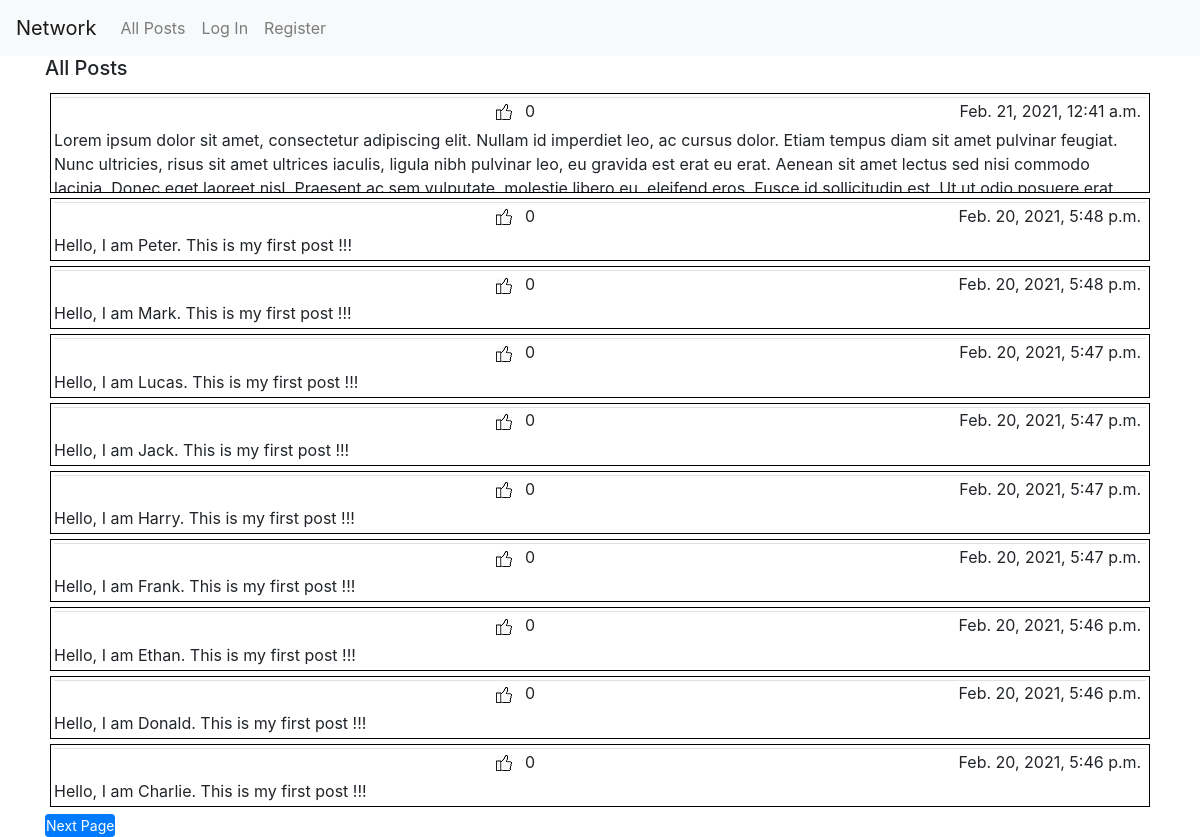
Before: / with the older database file.
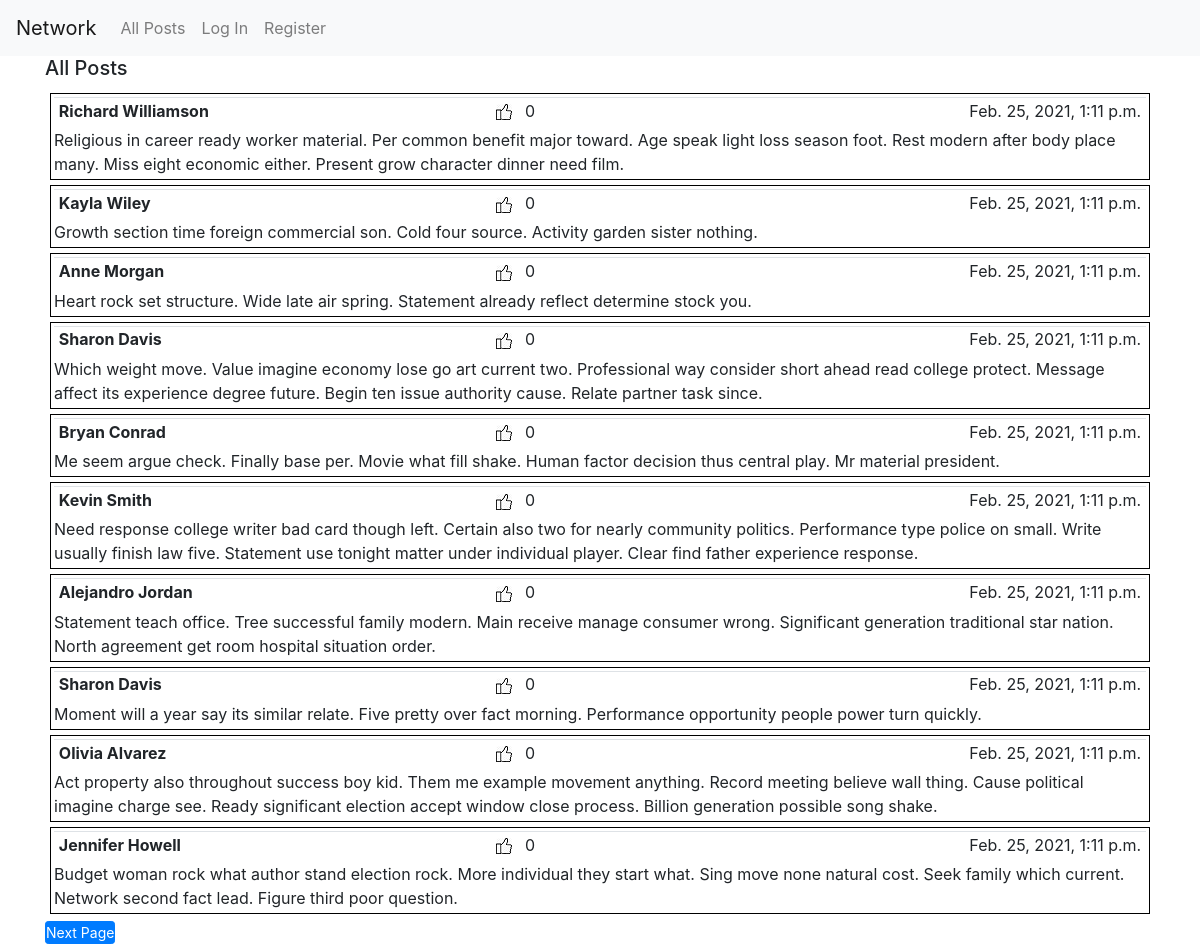
After: the same page with the newer database file.
### network/models.py (models this page shows, shortened)
class Post(models.Model):
    user = models.ForeignKey("User", on_delete=models.CASCADE, related_name='posts')
    timestamp = models.DateTimeField(auto_now_add=True)
    body = models.TextField(blank=False)
    likes = models.IntegerField(default=0)
    unlikes = models.IntegerField(default=0)

class User(AbstractUser):
    pass

### network/views.py (the view)
# urls.py: path("", views.index, name="index"),
def index(request):
    all_posts = Post.objects.all().order_by('-timestamp')
    paginator = Paginator(all_posts, 10)
    page_number = request.GET.get('page')
    page_obj = paginator.get_page(page_number)
    return render(request, 'network/index.html', {'page_obj': page_obj})

### network/templates/network/index.html (shortened to what this page needs)
{% extends "network/layout.html" %}
{% load static %}
{% block body %}
    <div id="all-post-view">
        <h5>All Posts</h5>
        <div class="pagination">
            <span class="step-links">
                {% for post in page_obj %}
                <div class="posts">
                    {% if post.user.username == user.username %}
                        <div class="match">
                            <table class = "table table-sm">
                            <tr>
                                <td width="40%"><b>{{ post.user.first_name }} {{ post.user.last_name }}</b></td>
                                <td width="30%"><img src="{% static 'like-128.jpg' %}"> &nbsp {{ post.likes }}</td>
                                <td width="30%"><span style="float: right">{{ post.timestamp }}</span></td>
                            </tr>
                            </table>
                            {{ post.body }}
                        </div>
                    {% else %}
                            <table class = "table table-sm">
                            <tr>
                                <td width="40%"><b>{{ post.user.first_name }} {{ post.user.last_name }}</b></td>
                                <td width="30%"><img src="{% static 'like-128.jpg' %}"> &nbsp {{ post.likes }}</td>
                                <td width="30%"><span style="float: right">{{ post.timestamp }}</span></td>
                            </tr>
                            </table>
                            {{ post.body }}
                    {% endif %}
                </div>
                {% endfor %}
                {% if page_obj.has_next %}
                    <a class="btn btn-primary btn-sm" href="?page={{ page_obj.next_page_number }}">Next Page</a>
                {% endif %}
            </span>
        </div>
    </div>
{% endblock %}

Changed rows visible on the page:
no longer on this page (row edited): Post: likes "0", timestamp "Feb. 21, 2021, 12:41 a.m.", body "Lorem ipsum dolor sit amet, consectetur adipiscing elit. Nullam id imperdiet leo, ac cursus dolor. Etiam tempus diam sit amet pulvinar feugiat. Nunc ultricies, risus sit amet ultrices iaculis, ligula nibh pulvinar leo, eu gravida est erat eu erat. Aenean sit amet lectus sed nisi commodo…"
no longer on this page (row edited): Post: likes "0", timestamp "Feb. 20, 2021, 5:48 p.m.", body "Hello, I am Peter. This is my first post !!!"
no longer on this page (row edited): Post: likes "0", timestamp "Feb. 20, 2021, 5:48 p.m.", body "Hello, I am Mark. This is my first post !!!"
no longer on this page (row edited): Post: likes "0", timestamp "Feb. 20, 2021, 5:47 p.m.", body "Hello, I am Lucas. This is my first post !!!"
no longer on this page (row edited): Post: likes "0", timestamp "Feb. 20, 2021, 5:47 p.m.", body "Hello, I am Jack. This is my first post !!!"
no longer on this page (row edited): Post: likes "0", timestamp "Feb. 20, 2021, 5:47 p.m.", body "Hello, I am Harry. This is my first post !!!"
no longer on this page (row edited): Post: likes "0", timestamp "Feb. 20, 2021, 5:47 p.m.", body "Hello, I am Frank. This is my first post !!!"
no longer on this page (row edited): Post: likes "0", timestamp "Feb. 20, 2021, 5:46 p.m.", body "Hello, I am Ethan. This is my first post !!!"
no longer on this page (row edited): Post: likes "0", timestamp "Feb. 20, 2021, 5:46 p.m.", body "Hello, I am Donald. This is my first post !!!"
no longer on this page (row edited): Post: likes "0", timestamp "Feb. 20, 2021, 5:46 p.m.", body "Hello, I am Charlie. This is my first post !!!"
added Post: user.first_name "Richard", user.last_name "Williamson", likes "0", timestamp "Feb. 25, 2021, 1:11 p.m.", body "Religious in career ready worker material. Per common benefit major toward. Age speak light loss season foot. Rest modern after body place many. Miss eight economic either. Present grow character dinner need film."
added Post: user.first_name "Kayla", user.last_name "Wiley", likes "0", timestamp "Feb. 25, 2021, 1:11 p.m.", body "Growth section time foreign commercial son. Cold four source. Activity garden sister nothing."
added Post: user.first_name "Anne", user.last_name "Morgan", likes "0", timestamp "Feb. 25, 2021, 1:11 p.m.", body "Heart rock set structure. Wide late air spring. Statement already reflect determine stock you."
added Post: user.first_name "Sharon", user.last_name "Davis", likes "0", timestamp "Feb. 25, 2021, 1:11 p.m.", body "Which weight move. Value imagine economy lose go art current two. Professional way consider short ahead read college protect. Message affect its experience degree future. Begin ten issue authority cause. Relate partner task since."
added Post: user.first_name "Bryan", user.last_name "Conrad", likes "0", timestamp "Feb. 25, 2021, 1:11 p.m.", body "Me seem argue check. Finally base per. Movie what fill shake. Human factor decision thus central play. Mr material president."
added Post: user.first_name "Kevin", user.last_name "Smith", likes "0", timestamp "Feb. 25, 2021, 1:11 p.m.", body "Need response college writer bad card though left. Certain also two for nearly community politics. Performance type police on small. Write usually finish law five. Statement use tonight matter under individual player. Clear find father experience response."
added Post: user.first_name "Alejandro", user.last_name "Jordan", likes "0", timestamp "Feb. 25, 2021, 1:11 p.m.", body "Statement teach office. Tree successful family modern. Main receive manage consumer wrong. Significant generation traditional star nation. North agreement get room hospital situation order."
added Post: user.first_name "Sharon", user.last_name "Davis", likes "0", timestamp "Feb. 25, 2021, 1:11 p.m.", body "Moment will a year say its similar relate. Five pretty over fact morning. Performance opportunity people power turn quickly."
added Post: user.first_name "Olivia", user.last_name "Alvarez", likes "0", timestamp "Feb. 25, 2021, 1:11 p.m.", body "Act property also throughout success boy kid. Them me example movement anything. Record meeting believe wall thing. Cause political imagine charge see. Ready significant election accept window close process. Billion generation possible song shake."
added Post: user.first_name "Jennifer", user.last_name "Howell", likes "0", timestamp "Feb. 25, 2021, 1:11 p.m.", body "Budget woman rock what author stand election rock. More individual they start what. Sing move none natural cost. Seek family which current. Network second fact lead. Figure third poor question."
